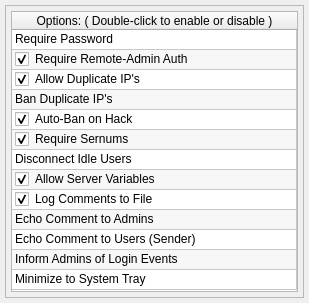
<?xml version="1.0" encoding="UTF-8"?>
<ui version="4.0">
 <class>Settings</class>
 <widget class="QDialog" name="Settings">
  <property name="geometry">
   <rect>
    <x>0</x>
    <y>0</y>
    <width>309</width>
    <height>303</height>
   </rect>
  </property>
  <property name="sizePolicy">
   <sizepolicy hsizetype="Fixed" vsizetype="Fixed">
    <horstretch>0</horstretch>
    <verstretch>0</verstretch>
   </sizepolicy>
  </property>
  <property name="windowTitle">
   <string>Server Settings:</string>
  </property>
  <layout class="QGridLayout" name="gridLayout">
   <property name="leftMargin">
    <number>5</number>
   </property>
   <property name="topMargin">
    <number>5</number>
   </property>
   <property name="rightMargin">
    <number>5</number>
   </property>
   <property name="bottomMargin">
    <number>5</number>
   </property>
   <property name="spacing">
    <number>5</number>
   </property>
   <item row="0" column="0">
    <widget class="QFrame" name="frame">
     <property name="frameShape">
      <enum>QFrame::StyledPanel</enum>
     </property>
     <property name="frameShadow">
      <enum>QFrame::Raised</enum>
     </property>
     <layout class="QGridLayout" name="gridLayout_2">
      <property name="leftMargin">
       <number>5</number>
      </property>
      <property name="topMargin">
       <number>5</number>
      </property>
      <property name="rightMargin">
       <number>5</number>
      </property>
      <property name="bottomMargin">
       <number>5</number>
      </property>
      <property name="spacing">
       <number>5</number>
      </property>
      <item row="0" column="0">
       <widget class="QTableWidget" name="settingsView">
        <property name="editTriggers">
         <set>QAbstractItemView::NoEditTriggers</set>
        </property>
        <property name="alternatingRowColors">
         <bool>true</bool>
        </property>
        <property name="selectionMode">
         <enum>QAbstractItemView::SingleSelection</enum>
        </property>
        <property name="selectionBehavior">
         <enum>QAbstractItemView::SelectRows</enum>
        </property>
        <property name="verticalScrollMode">
         <enum>QAbstractItemView::ScrollPerPixel</enum>
        </property>
        <property name="horizontalScrollMode">
         <enum>QAbstractItemView::ScrollPerPixel</enum>
        </property>
        <property name="cornerButtonEnabled">
         <bool>false</bool>
        </property>
        <attribute name="horizontalHeaderStretchLastSection">
         <bool>true</bool>
        </attribute>
        <attribute name="verticalHeaderVisible">
         <bool>false</bool>
        </attribute>
        <attribute name="verticalHeaderDefaultSectionSize">
         <number>20</number>
        </attribute>
        <attribute name="verticalHeaderMinimumSectionSize">
         <number>20</number>
        </attribute>
        <row>
         <property name="text">
          <string>0</string>
         </property>
        </row>
        <row>
         <property name="text">
          <string>1</string>
         </property>
        </row>
        <row>
         <property name="text">
          <string>2</string>
         </property>
        </row>
        <row>
         <property name="text">
          <string>3</string>
         </property>
        </row>
        <row>
         <property name="text">
          <string>4</string>
         </property>
        </row>
        <row>
         <property name="text">
          <string>5</string>
         </property>
        </row>
        <row>
         <property name="text">
          <string>6</string>
         </property>
        </row>
        <row>
         <property name="text">
          <string>7</string>
         </property>
        </row>
        <row>
         <property name="text">
          <string>8</string>
         </property>
        </row>
        <row>
         <property name="text">
          <string>9</string>
         </property>
        </row>
        <row>
         <property name="text">
          <string>10</string>
         </property>
        </row>
        <row>
         <property name="text">
          <string>11</string>
         </property>
        </row>
        <row>
         <property name="text">
          <string>12</string>
         </property>
        </row>
        <column>
         <property name="text">
          <string>Options: ( Double-click to enable or disable )</string>
         </property>
        </column>
        <item row="0" column="0">
         <property name="text">
          <string>Require Password</string>
         </property>
         <property name="checkState">
          <enum>Unchecked</enum>
         </property>
        </item>
        <item row="1" column="0">
         <property name="text">
          <string>Require Remote-Admin Auth</string>
         </property>
         <property name="checkState">
          <enum>Checked</enum>
         </property>
        </item>
        <item row="2" column="0">
         <property name="text">
          <string>Allow Duplicate IP's</string>
         </property>
         <property name="checkState">
          <enum>Checked</enum>
         </property>
        </item>
        <item row="3" column="0">
         <property name="text">
          <string>Ban Duplicate IP's</string>
         </property>
         <property name="checkState">
          <enum>Unchecked</enum>
         </property>
        </item>
        <item row="4" column="0">
         <property name="text">
          <string>Auto-Ban on Hack</string>
         </property>
         <property name="checkState">
          <enum>Checked</enum>
         </property>
        </item>
        <item row="5" column="0">
         <property name="text">
          <string>Require Sernums</string>
         </property>
         <property name="checkState">
          <enum>Checked</enum>
         </property>
        </item>
        <item row="6" column="0">
         <property name="text">
          <string>Disconnect Idle Users</string>
         </property>
         <property name="checkState">
          <enum>Unchecked</enum>
         </property>
        </item>
        <item row="7" column="0">
         <property name="text">
          <string>Allow Server Variables</string>
         </property>
         <property name="checkState">
          <enum>Checked</enum>
         </property>
        </item>
        <item row="8" column="0">
         <property name="text">
          <string>Log Comments to File</string>
         </property>
         <property name="checkState">
          <enum>Checked</enum>
         </property>
        </item>
        <item row="9" column="0">
         <property name="text">
          <string>Echo Comment to Admins</string>
         </property>
         <property name="checkState">
          <enum>Unchecked</enum>
         </property>
        </item>
        <item row="10" column="0">
         <property name="text">
          <string>Echo Comment to Users (Sender)</string>
         </property>
         <property name="checkState">
          <enum>Unchecked</enum>
         </property>
        </item>
        <item row="11" column="0">
         <property name="text">
          <string>Inform Admins of Login Events</string>
         </property>
         <property name="checkState">
          <enum>Unchecked</enum>
         </property>
        </item>
        <item row="12" column="0">
         <property name="text">
          <string>Minimize to System Tray</string>
         </property>
         <property name="checkState">
          <enum>Unchecked</enum>
         </property>
        </item>
       </widget>
      </item>
     </layout>
    </widget>
   </item>
  </layout>
 </widget>
 <resources/>
 <connections/>
</ui>
